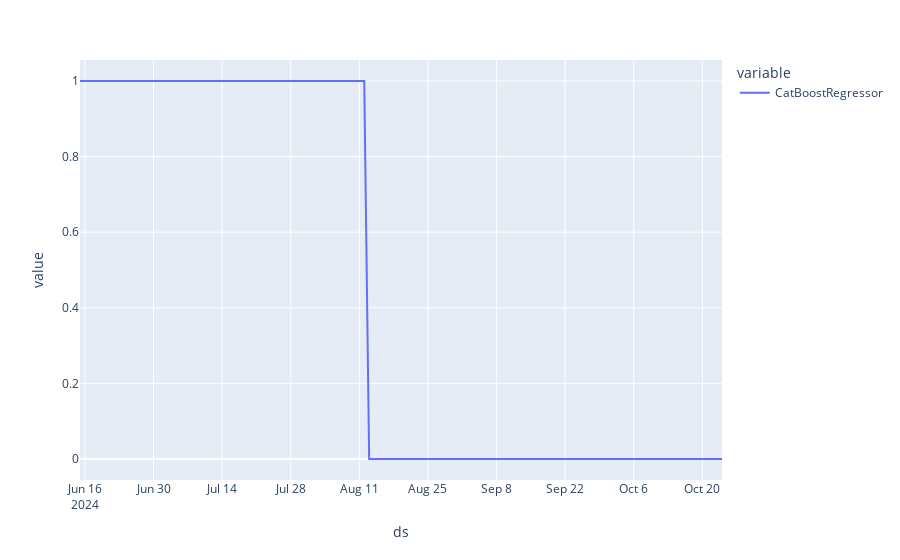

The code cell stored with this chart in its notebook:
### Code cell
existing_predictions.groupby('ds')['CatBoostRegressor'].apply(lambda x: pd.isna(x).sum()).plot()

### Figure 1 — Plotly figure (JSON) as saved in the notebook; plotly's stock layout.template omitted (floating-point values rounded to 4 significant figures; data arrays with more than 128 entries replaced by an {"elided": "..."} marker saying what was removed)
{"data": [{"hovertemplate": "variable=CatBoostRegressor<br>ds=%{x}<br>value=%{y}<extra></extra>", "legendgroup": "CatBoostRegressor", "line": {"color": "#636efa", "dash": "solid"}, "marker": {"symbol": "circle"}, "mode": "lines", "name": "CatBoostRegressor", "orientation": "v", "showlegend": true, "type": "scatter", "x": {"elided": "132 str values"}, "xaxis": "x", "y": {"elided": "132 int values"}, "yaxis": "y"}], "layout": {"legend": {"title": {"text": "variable"}, "tracegroupgap": 0}, "margin": {"t": 60}, "xaxis": {"anchor": "y", "domain": [0, 1], "title": {"text": "ds"}}, "yaxis": {"anchor": "x", "domain": [0, 1], "title": {"text": "value"}}}}
